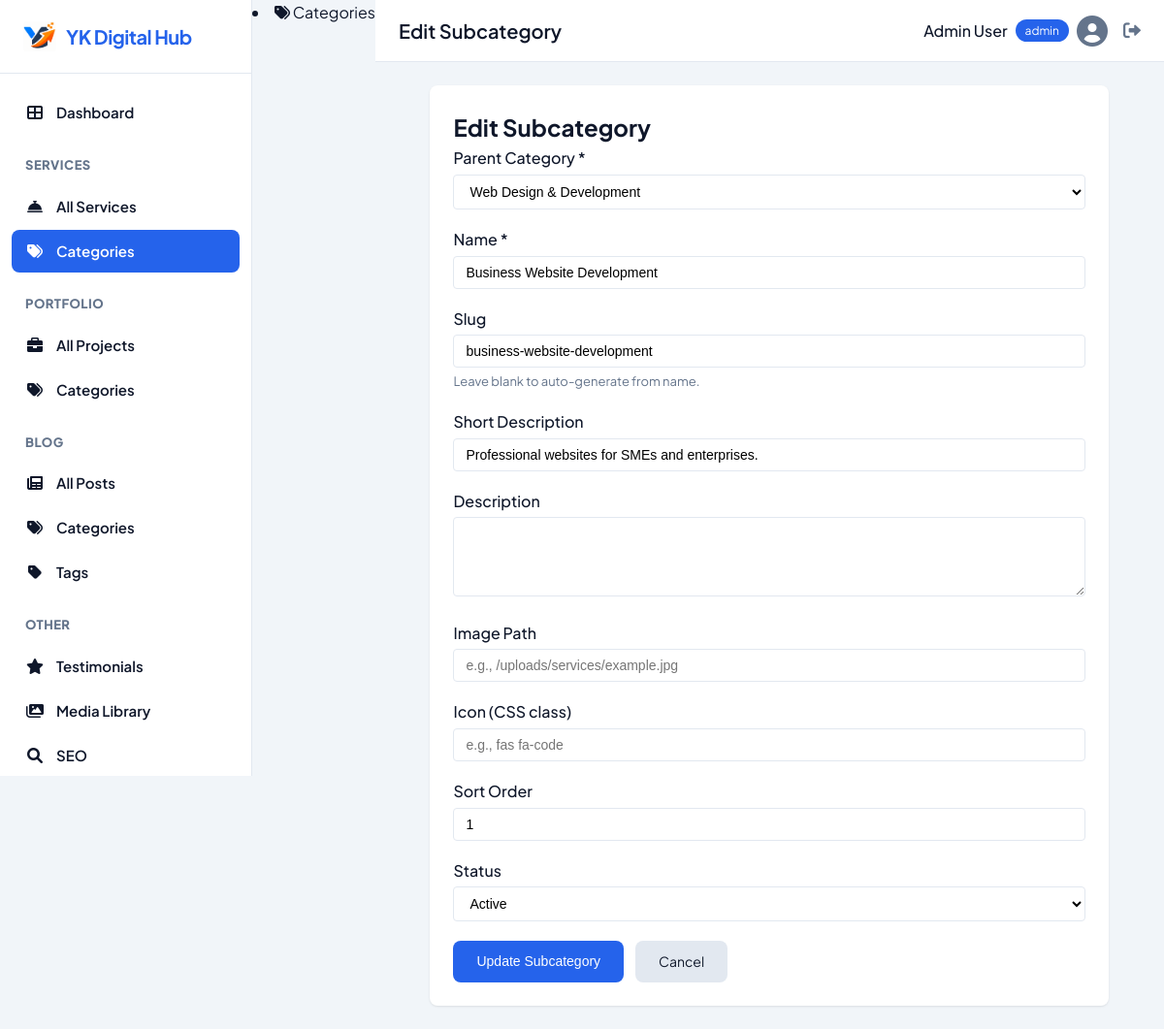
Page /admin/services/category-edit.php?id=3 (signed in) on the committed database.
### tables this page shows
CREATE TABLE `service_categories` (
    `id` BIGINT UNSIGNED NOT NULL AUTO_INCREMENT,
    `parent_id` BIGINT UNSIGNED NULL,
    `name` VARCHAR(100) NOT NULL,
    `slug` VARCHAR(120) NOT NULL UNIQUE,
    `short_description` VARCHAR(255) NULL,
    `description` TEXT NULL,
    `image` VARCHAR(255) NULL,
    `icon` VARCHAR(100) NULL,
    `sort_order` INT NOT NULL DEFAULT 0,
    `status` TINYINT(1) NOT NULL DEFAULT 1,
    `is_fixed` TINYINT(1) NOT NULL DEFAULT 0,
    `created_at` DATETIME NOT NULL DEFAULT CURRENT_TIMESTAMP,
    `updated_at` DATETIME NOT NULL DEFAULT CURRENT_TIMESTAMP ON UPDATE CURRENT_TIMESTAMP,
    PRIMARY KEY (`id`),
    UNIQUE KEY `uk_service_categories_slug` (`slug`),
    INDEX `idx_service_categories_parent` (`parent_id`),
    INDEX `idx_service_categories_status` (`status`),
    INDEX `idx_service_categories_sort` (`sort_order`),
    CONSTRAINT `fk_service_categories_parent`
        FOREIGN KEY (`parent_id`) REFERENCES `service_categories` (`id`)
        ON DELETE CASCADE ON UPDATE CASCADE
);

### admin/services/category-edit.php (the view, shortened to what this page needs)
<?php
require_once __DIR__ . '/../../config/config.php';
$id = isset($_GET['id']) ? (int)$_GET['id'] : 0;
$stmt = $db->prepare("SELECT * FROM service_categories WHERE id = :id");
$stmt->execute([':id' => $id]);
$category = $stmt->fetch(PDO::FETCH_ASSOC);
$stmt = $db->prepare("SELECT id, name FROM service_categories WHERE parent_id IS NULL AND is_fixed = 1 ORDER BY sort_order");
$stmt->execute();
$parents = $stmt->fetchAll(PDO::FETCH_ASSOC);
$form_data = [
    'parent_id' => $category['parent_id'],
    'name' => $category['name'],
    'slug' => $category['slug'],
    'short_description' => $category['short_description'] ?? '',
    'description' => $category['description'] ?? '',
    'image' => $category['image'] ?? '',
    'icon' => $category['icon'] ?? '',
    'sort_order' => (int)$category['sort_order'],
    'status' => (int)$category['status']
];
include __DIR__ . '/../../includes/admin-header.php';
include __DIR__ . '/../../includes/admin-navbar.php';
?>
<div class="category-form-container">
    <h2>Edit Subcategory</h2>
    <form method="POST" action="">
        <div class="form-group">
            <label for="parent_id">Parent Category *</label>
            <select name="parent_id" id="parent_id" required>
                <?php foreach ($parents as $p): ?>
                    <option value="<?= (int)$p['id'] ?>" <?= ($form_data['parent_id'] == $p['id']) ? 'selected' : '' ?>>
                        <?= htmlspecialchars($p['name']) ?>
                    </option>
                <?php endforeach; ?>
            </select>
        </div>
        <div class="form-group">
            <label for="name">Name *</label>
            <input type="text" name="name" id="name" value="<?= htmlspecialchars($form_data['name']) ?>" required>
        </div>
        <div class="form-group">
            <label for="slug">Slug</label>
            <input type="text" name="slug" id="slug" value="<?= htmlspecialchars($form_data['slug']) ?>">
            <small>Leave blank to auto-generate from name.</small>
        </div>
        <div class="form-group">
            <label for="short_description">Short Description</label>
            <input type="text" name="short_description" id="short_description" value="<?= htmlspecialchars($form_data['short_description']) ?>">
        </div>
        <div class="form-group">
            <label for="description">Description</label>
            <textarea name="description" id="description" rows="4"><?= htmlspecialchars($form_data['description']) ?></textarea>
        </div>
        <div class="form-group">
            <label for="image">Image Path</label>
            <input type="text" name="image" id="image" value="<?= htmlspecialchars($form_data['image']) ?>" placeholder="e.g., /uploads/services/example.jpg">
        </div>
        <div class="form-group">
            <label for="icon">Icon (CSS class)</label>
            <input type="text" name="icon" id="icon" value="<?= htmlspecialchars($form_data['icon']) ?>" placeholder="e.g., fas fa-code">
        </div>
        <div class="form-group">
            <label for="sort_order">Sort Order</label>
            <input type="number" name="sort_order" id="sort_order" value="<?= (int)$form_data['sort_order'] ?>" min="0">
        </div>
        <div class="form-group">
            <label for="status">Status</label>
            <select name="status" id="status">
                <option value="1" <?= $form_data['status'] == 1 ? 'selected' : '' ?>>Active</option>
            </select>
        </div>
        <div class="form-actions">
            <button type="submit" class="btn btn-primary">Update Subcategory</button>
            <a href="<?= BASE_URL ?>/admin/services/categories.php" class="btn btn-secondary">Cancel</a>
        </div>
    </form>
</div>
<?php
include __DIR__ . '/../../includes/admin-footer.php';
?>

### assets/css/admin.css (style rules this page uses)
:root { --primary: #2563eb; --primary-dark: #1d4ed8; --secondary: #64748b; --background: #f1f5f9; --surface: #ffffff; --text: #0f172a; --text-muted: #64748b; --border: #e2e8f0; --success: #22c55e; --warning: #f59e0b; --danger: #ef4444; --sidebar-width: 260px; --navbar-height: 64px; --radius: 8px; --shadow: 0 1px 3px rgba(0,0,0,0.06), 0 1px 2px rgba(0,0,0,0.04); --transition: 0.3s ease; }
* { margin: 0; padding: 0; box-sizing: border-box; }
body { font-family: 'Plus Jakarta Sans', 'Segoe UI', sans-serif; background: var(--background); color: var(--text); line-height: 1.6; }
a { text-decoration: none; color: inherit; }
.category-form-container { max-width: 700px; margin: 0 auto; background: var(--surface); padding: 24px; border-radius: var(--radius); box-shadow: var(--shadow); }
.category-form-container h2 { margin-top: 0; }
.form-group { margin-bottom: 18px; }
.form-group label { display: block; font-weight: 500; margin-bottom: 4px; }
.form-group input, .form-group select, .form-group textarea { width: 100%; padding: 8px 12px; border: 1px solid var(--border); border-radius: 4px; font-size: 14px; background: #fff; }
.form-group textarea { resize: vertical; }
.form-group small { display: block; color: var(--text-muted); font-size: 13px; margin-top: 4px; }
.form-actions { display: flex; gap: 12px; margin-top: 20px; }
.btn { padding: 10px 24px; border: none; border-radius: var(--radius); font-size: 14px; cursor: pointer; text-decoration: none; display: inline-block; transition: background 0.2s; }
.btn-primary { background: var(--primary); color: #fff; }
.btn-secondary { background: var(--border); color: var(--text); }

### rows in the picture
service_categories: parent_id "Web Design & Development", name "Business Website Development", slug "business-website-development", short_description "Professional websites for SMEs and enterprises.", sort_order "1", status "Active"

### other values in the picture
$page_title_display "Edit Subcategory"
$user_name "Admin User"
$user_role "admin"
